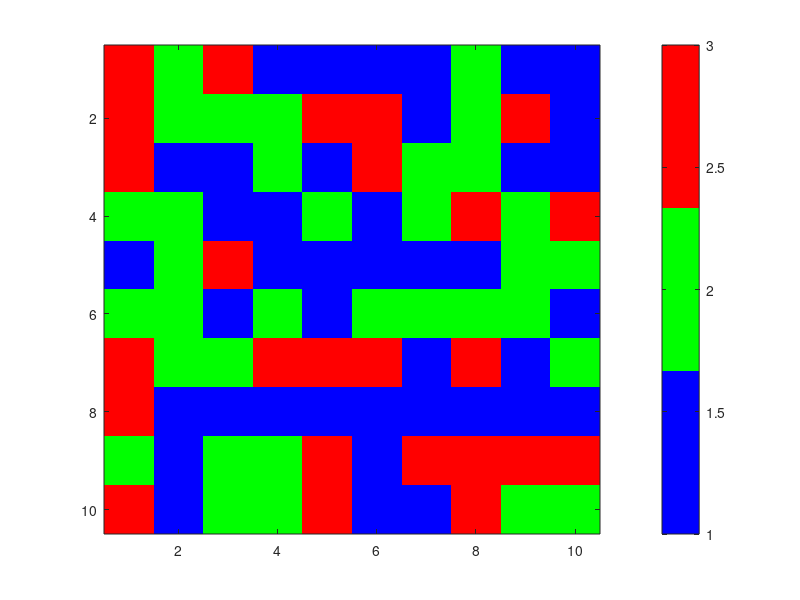

The MATLAB source for this figure:
C=randi(100,10,10);
A=zeros(10);
for i=1:10
    for j=1:10
        if C(i,j)>=1 && C(i,j)<=33
            A(i,j)=1;
        elseif C(i,j)>=34 && C(i,j)<=66
            A(i,j)=2;
        elseif C(i,j)>=67 && C(i,j)<=100
            A(i,j)=3;
        end
    end
end
colormap([0 0 1;   % Blue
          0 1 0;   % Green
          1 0 0]); % Red
imagesc(A)
colorbar;
